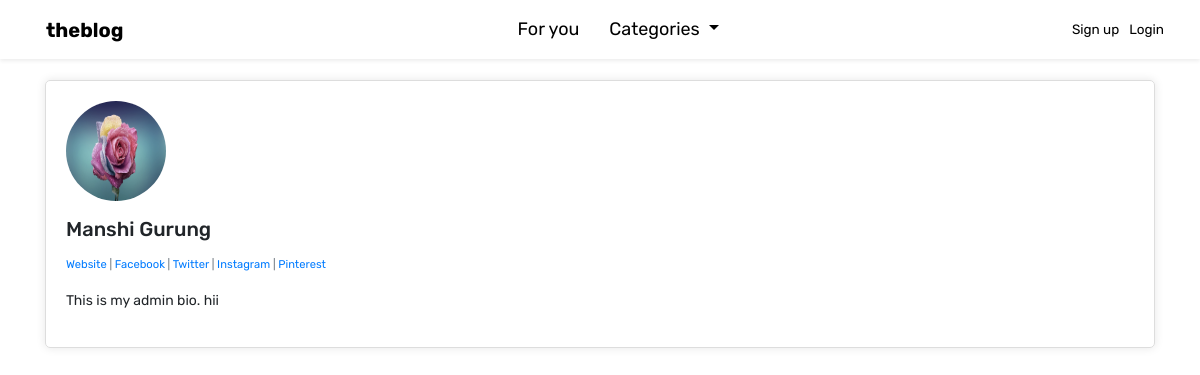
/members/1/profile/, run on the app's committed database.
### theblog/models.py (models this page shows, shortened)
class Profile(models.Model):
	user = models.OneToOneField(User, null=True, on_delete=models.CASCADE)
	bio = models.TextField()
	profile_pic = models.ImageField(null=True, blank=True, upload_to="images/profile/")
	website_url = models.CharField(max_length=255, null=True, blank=True)
	facebook_url = models.CharField(max_length=255, null=True, blank=True)
	twitter_url = models.CharField(max_length=255, null=True, blank=True)
	instagram_url = models.CharField(max_length=255, null=True, blank=True)
	pinterest_url = models.CharField(max_length=255, null=True, blank=True)

### members/views.py (the view)
# urls.py: path('<int:pk>/profile/', ShowProfilePageView.as_view(), name='show_profile_page'),
class ShowProfilePageView(CatMenuMixin, DetailView):
	model = Profile
	template_name = 'registration/user_profile.html'
	def get_context_data(self, *args, **kwargs):
		users = Profile.objects.all()
		context = super(ShowProfilePageView, self).get_context_data(*args, **kwargs)
		page_user = get_object_or_404(Profile, id=self.kwargs['pk'])
		context["page_user"] = page_user
		return context

### theblog/models.py (called while the page is built)
	def __str__(self):
		return self.name

### theblog/views.py (called while the page is built)
	def get_context_data(self, *args, **kwargs):
		cat_menu = Category.objects.all()
		context = super().get_context_data(*args, **kwargs)
		context["cat_menu"] = cat_menu
		return context

### members/templates/registration/user_profile.html
{% extends 'base.html' %}
{% load static %}
{% block content %}
	<div class="profile-container">
		<p>
			{% if page_user.profile_pic %}
		  		<img src="{{ page_user.profile_pic.url }}" class="rounded-circle" height=100 width=100>
		  	{% else %}
		  		<img src="{% static 'theblog/images/default_profile_pic.png' %}" class="rounded-circle" height=100 width=100>
		  	{% endif %}
	  	</p>
	  	<p><h5>{{ page_user.user.first_name }} {{ page_user.user.last_name }}</h5></p>
	  	<p class="small text-muted">
			{% if page_user.website_url %}
				<a href="{{ page_user.website_url }}">Website</a>
			{% endif %}
			{% if page_user.facebook_url %}
				| <a href="{{ page_user.facebook_url }}">Facebook</a>
			{% endif %}
			{% if page_user.twitter_url %}
				| <a href="{{ page_user.twitter_url }}">Twitter</a>
			{% endif %}
			{% if page_user.instagram_url %}
				| <a href="{{ page_user.instagram_url }}">Instagram</a>
			{% endif %}
			{% if page_user.pinterest_url %}
				| <a href="{{ page_user.pinterest_url }}">Pinterest</a>
			{% endif %}
	    </p>
	    <p>
	    	{% if page_user.bio %}
	    		{{ page_user.bio }}
	    	{% endif %}
	    </p>
    </div>
{% endblock %}

### theblog/templates/base.html (style rules this page uses)
:root { --bs-primary: black; --bs-orange: #525252; }
body { font-family: "Rubik", sans-serif; font-optical-sizing: auto; font-size: 14px; background: white; font-weight: 400px; font-style: normal; }
.profile-container { margin: auto; padding: 20px; border: 1px solid #ddd; border-radius: 5px; box-shadow: 0 0 10px rgba(0, 0, 0, 0.1); }

### data on the page
Profile: profile_pic (picture), user.first_name "Manshi", user.last_name "Gurung", bio "This is my admin bio. hii"
